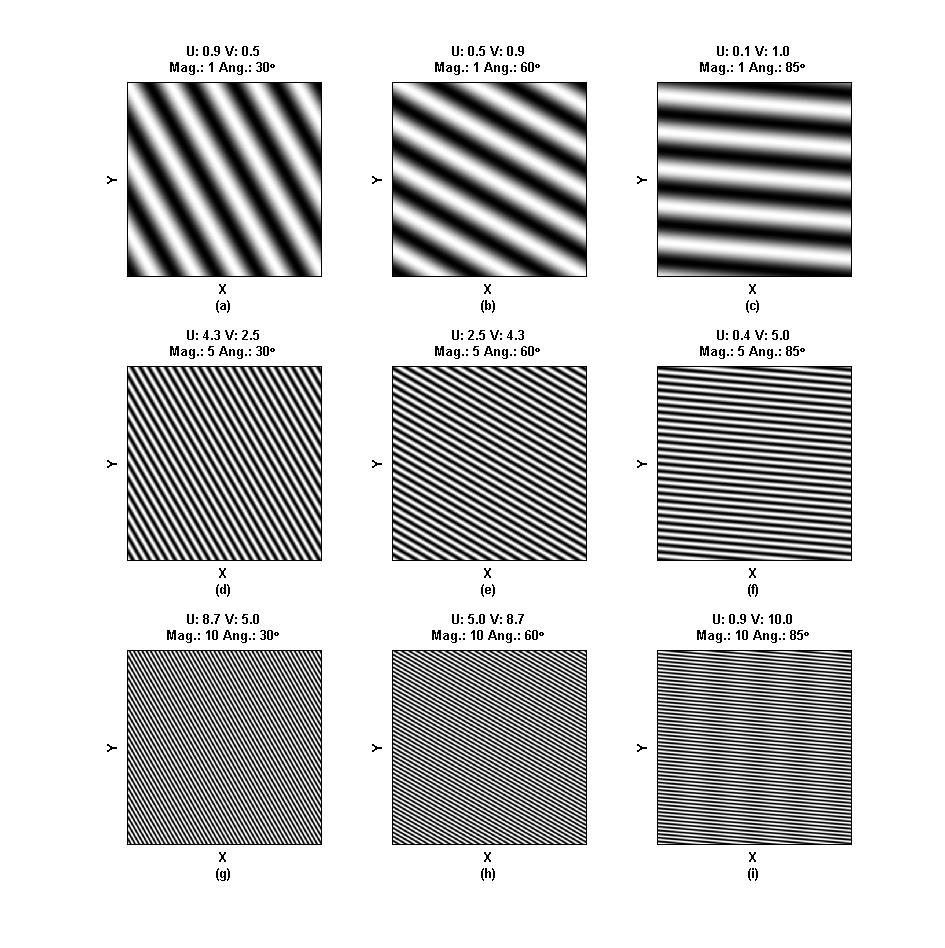
%> input picture Example_2D_Sinusoidal_Signals/Complex_functions.jpg, 945 x 948 px
$ octave --eval "result = ofdAndPeakDensityFor('../../Example_2D_Sinusoidal_Signals/Complex_functions.jpg');"   (GNU Octave 9; MATLAB toolbox functions it lacks are replaced by stand-ins)
%> lines starting %> are read from the running program, lines starting %| are printed output that depends on the picture; long printed decimals are rounded
### Fiber_Alignment_Assessment/2D_FFT_Matlab/Helpers/createFFT.m
function [ fouriers ] = createFFT( array_of_images )
%UNTITLED2 Summary of this function goes here
%   Detailed explanation goes here

    nElements = numel(array_of_images);
    fouriers = cell(1,nElements);


    % CREATE THE FFT AND PLOT IT!!
    for index = 1:nElements

        img   = array_of_images{index};
        F = fft2(img);

        fouriers{index} = abs(fftshift(F));
        fouriers{index} = mat2gray(fouriers{index})*255;

    end


end

### Fiber_Alignment_Assessment/2D_FFT_Matlab/Helpers/filterFourier.m
function [ fouriersFiltered ] = filterFourier( fouriers,filterRodSize )
%UNTITLED6 Summary of this function goes here
%   Detailed explanation goes here
    nFiles = numel(fouriers);
    se = strel('disk',filterRodSize);
    fouriersFiltered = cell(1,nFiles);

    parfor index = 1:nFiles
         img = imerode(fouriers{index},se);
         img = imdilate(img,se);
         img = imerode(img,se);
         img = imdilate(img,se);
%          img = imerode(img,se);
%          img = imdilate(img,se);
%
         %img = imerode(img,se);

         fouriersFiltered{index} = img;
    end

end

### Fiber_Alignment_Assessment/2D_FFT_Matlab/Helpers/rotateImages.m
function [ imagesRotated ] = rotateImages( array_of_images )
%ROTATEIMAGES Summary of this function goes here
%   Detailed explanation goes here

    nElements = numel(array_of_images);
    imagesRotated = cell(1,nElements);

    % CREATE THE FFT AND PLOT IT!!
    for index = 1:nElements

        img   = array_of_images{index};
        imagesRotated{index} = rot90(img,1);

    end

end

### Fiber_Alignment_Assessment/2D_FFT_Matlab/Helpers/addGradeLinesToImages.m
function [ imagesObtained, resultFromArrayWithSumOfPixelsAtEachDegree ] = addGradeLinesToImages( images,degreeSeparation )
%ADDGRADELINES Summary of this function goes here
%   Detailed explanation goes here

     nEle              = numel(images);
     imagesObtained = cell(1,nEle);
     resultFromArrayWithSumOfPixelsAtEachDegree = cell(1,nEle);

     for index = 1:nEle
        [newImg, arrayWithSumOfPixelsAtEachDegree] = addGradeLines( images{index}, degreeSeparation);
        imagesObtained{index} = newImg;
        resultFromArrayWithSumOfPixelsAtEachDegree{index} = arrayWithSumOfPixelsAtEachDegree;
     end

end

### Fiber_Alignment_Assessment/2D_FFT_Matlab/Helpers/FundamentalHelpers/addGradeLines.m
function [ newImg,arrRes ] = addGradeLines( img, grades )
%UNTITLED Summary of this function goes here
%   Detailed explanation goes here

    newImg = img;

    [height, width] = size(img);
    height = height-1;
    width  = width -1;
    middleWidth  = round(width/2);
    middleHeight = round(height/2);


     iArr = 0:grades:180;
     arrRes = zeros(1,numel(iArr));
     j=1;

     for i =  iArr

        tan = tand(i)*-1;%the negative tangent of the degree

        if tan == -Inf
            newImg(1:middleHeight,middleWidth:middleWidth+1) = 33;
            toSum = img(1:middleHeight,middleWidth);
% [4 lines of commented-out code are left out]
            arrRes(j) = sum(toSum)/numel(toSum);
        else
            %disp(i);

            if(i > 90)
                x = linspace(1,middleWidth,100000);%creating the x-axis
            else
                x = linspace(middleWidth,width,100000);%creating the x-axis
            end

            %y = m*x+b //Why the tan is negative?
            % b = y-m*x
            % y= middle Height... x = middleWidth... m = tan
            y = tan*x + (middleHeight-tan*middleWidth);

            % y is now a big array

            rx = round(x);
            ry = round(y);
           % rx = rx(1:200);
           % ry = ry(1:200);

           %take out "y" smaller than 0
            if(any( ry(:) <= 0 ) )
                ind = find(ry<1,1);%search the fist y smaller than 1

                if(ind < 2)
                    ind = find(ry>1,1);%CUt in the rigth direction for the first positive to further
                    rx= rx(ind:numel(rx));
                    ry= ry(ind:numel(ry));
                else
                    rx= rx(1:ind-1);%quit everything on the x out of the indexes greater than 1
                    ry= ry(1:ind-1);%quit everything on the y out of the indexes greater than 1
                end

            end

%             for j= 1:numel(ry)
%                 img(ry(j),rx(j)) = img(ry(j),rx(j)) * distanceBetweenCoordinates(ry(j),rx(j),middleHeight,middleWidth)/724;
%             end

            index = sub2ind(size(img),ry,rx);
            index = unique(index);
           % index = sortIndexes( index,middleWidth,middleHeight,size(img) );

            newImg(index)   = 255; %% set to white the ones who are in the angle
            %newImg(index+1) = 255;
            toSum = img(index);% lets sum from the original image instead of the new one

            %arrRes(j)   = sum(toSum);
            arrRes(j)   = sum(toSum)/numel(toSum);


        end
        j = j+1;
        %disp('end');
     end

    % [14 lines left out: function onlyCloseIndexes, not called in this run]
end

### Fiber_Alignment_Assessment/2D_FFT_Matlab/Helpers/getMeanStdAndMaxs.m
function [ meansAndSTDAndMaxAndMin ] = getMeanStdAndMaxs( arrayOfResultsForEach,degreeSeparation )
%GETMEANSTDANDMAXS Summary of this function goes here
%   Detailed explanation goes here
    figure
    nEle = numel(arrayOfResultsForEach);
    meansAndSTDAndMaxAndMin = cell(1,nEle);
    oriImgArr = cell(1,nEle);
    [m,n] = m_and_n_for_display( nEle );
    for index = 1:nEle
        resultsForCase  = arrayOfResultsForEach{index};

        %Swapt to go from 0 to 180
        %middle = floor(numel(resultsForCase)/2);
        %imgArr = horzcat(resultsForCase(middle+1:end),resultsForCase(1:middle));
        %END swap to go from 0 to 180

        % Little filter
        resultsSmooth = smooth(resultsForCase,9);
        oriImgArr{index} = resultsSmooth;

        % Statistical Analysis
        [maxValue,maxIndex]= max(resultsSmooth);
        meanImg = mean(resultsSmooth);
        stdImg  = std(resultsSmooth);
        minVal  = min(resultsSmooth);


         %%%%%%%%%%%%%%%%%%%
         %
         % MUCHO POSIBLE ANALIS WIHT FINDPEAK in 2015
         %
         %%%%%%%%%%%%%%%%%%

        % Ploting FIRST
        subplot(m,n,index)
        nEleResultsSmooth =numel(resultsSmooth);
        x = linspace(0,180,nEleResultsSmooth);
        plot(x,resultsSmooth)

        %END PLOTTING

        totalAreaBelowTheCurve = trapz(x,resultsSmooth);
        middle = ((maxValue - minVal)/2) + minVal;

        [separationInXAxis, areaBelowPeak,limits] = areaBelowAPeak(resultsSmooth, x , maxIndex, middle/maxValue, 0.01);

        if areaBelowPeak ==-1
            areaBelowPeak = totalAreaBelowTheCurve;
            separationInXAxis = 1;
            disp('HERE WAS A MISTAKE')
        end


        normalized_width      = separationInXAxis / nEleResultsSmooth;

% [5 lines of commented-out code are left out]

        normalized_Area       = areaBelowPeak /totalAreaBelowTheCurve;


        potencyDens =  normalized_Area/normalized_width;


        meansAndSTDAndMaxAndMin{index}= [meanImg,stdImg,maxValue,minVal,potencyDens];

        disp(['Area Below Peak: ',num2str(areaBelowPeak),' Total Area: ',num2str(totalAreaBelowTheCurve) ]);
        disp(['width Below Peak: ',num2str(separationInXAxis),' Total Width: ',num2str(nEleResultsSmooth) ]);
        disp(['Area Norm: ',num2str(normalized_Area),' Width Norm: ',num2str(normalized_width) ]);
        disp(['Min: ',num2str(minVal),' Max: ',num2str(maxValue)]);
        disp(['Peak Dens:', num2str(potencyDens )]);
        disp('----------------------------')


        %if meanImg+2*stdImg < maxValue
            letter_of_plot = ['             (',char('a' + index-1) ,')'];
            l1 = strcat('Max Ori. ', num2str(maxIndex*degreeSeparation),'\circ');
            l2 = strcat('Pot: ',num2str(normalized_Area),'. Dens:',num2str(potencyDens));
            l3 = strcat('Left: ',num2str(limits(1)),'. Rigth:',num2str(limits(2)));
            old_title = strvcat(l1,l2,l3);
            l1 = ['Orientation: {\bf{', num2str(maxIndex*degreeSeparation),'}}\circ'];
            l2 = ['Peak Density: \bf{',num2str(potencyDens),'}'];
            new_title = strvcat(letter_of_plot,l1,l2);
            title(new_title,'FontSize', 17);
            xlabel('Angle','fontweight','bold','FontSize', 15)
            ylabel('OFD','fontweight','bold','FontSize', 16)
            % [4 lines of commented-out code are left out]

         hold on
%         plot(linspace(0,180,nEleResultsSmooth),ones(1,nEleResultsSmooth)*meanImg,'g')
         plot(linspace(0,180,nEleResultsSmooth),ones(1,nEleResultsSmooth)*middle,'b')
%         plot(linspace(90,90,nEleResultsSmooth),linspace(meanImg-stdImg/2,meanImg+stdImg/2,numel(resultsSmooth)),'r')
         hold off

    end

end

### Fiber_Alignment_Assessment/2D_FFT_Matlab/Helpers/FundamentalHelpers/areaBelowAPeak.m
function [ sp, area,limits ] = areaBelowAPeak( xArr,lineSpace, maxIndex, proportion, tolerance)
%UNTITLED2 Summary of this function goes here
%   Detailed explanation goes here


    %%%%%%%%%
    %
    % CONCATENAALOOOOSSS y asi si puedes medir un poco mas
    %
    %%%%%
    leftArr  = xArr(1:maxIndex);
    rigthArr = xArr(maxIndex:end);

    toFind   = xArr(maxIndex)* proportion;

    %rigthLimitA = find(abs(rigthArr-toFind)<tolerance,1);
    %leftLimitA = find(abs(leftArr-toFind)<tolerance,1,'last');
    rigthLimitA = find((rigthArr<toFind),1);
    leftLimitA = find((leftArr<toFind),1,'last');

    noEnoughRigth = 0;
    noEnoughleft = 0;

    if(numel(rigthLimitA)< 1 )
        rigthLimitA(1) = numel(rigthArr)-1;
        noEnoughRigth=1;
    end

    if(numel(leftLimitA)<1)
       leftLimitA(1) = 1;
       noEnoughleft = 1;
    end

    rigthLimitIndex = rigthLimitA(1) + maxIndex-1;
    leftLimitIndex  = leftLimitA(1);

    if rigthLimitIndex == leftLimitIndex

        if  leftLimitIndex ~= 0
            leftLimitIndex= leftLimitIndex-1;
        else
            rigthLimitIndex = leftLimitIndex+1;
        end

    end

    limits(1) = leftLimitIndex;
    limits(2) = rigthLimitIndex;

    sp = abs(rigthLimitIndex-leftLimitIndex);

    area = trapz(lineSpace(leftLimitIndex:rigthLimitIndex),xArr(leftLimitIndex:rigthLimitIndex));


    % look to the other side when not found

    if(noEnoughRigth >0)

        newLeftIndexArr = find(abs(leftArr-toFind)<tolerance,1);

        if(numel(newLeftIndexArr))
            newLeftIndex = newLeftIndexArr(1);
            limits(1) = newLeftIndex;

            if newLeftIndex <= 1
                %If it is realy in the left side...Everything must remain
                %the same

            else
                nA = trapz(lineSpace(1:newLeftIndex),xArr(1:newLeftIndex));
                sp = sp + newLeftIndex;
                area = area + nA;
            end

        else
            area =-1;
            disp('ERRROOOORRR riogth');
        end

    end

    if(noEnoughleft >0)

        newRigthIndexArr = find(abs(rigthArr-toFind)<tolerance,1,'last');

        if(numel(newRigthIndexArr))
            newRigthIndex = newRigthIndexArr(1);
            limits(2) = newRigthIndex;
            if abs(newRigthIndex-numel(xArr))<=1
                %If it is realy in the rigth side...Everything must remain
                %the same

            else
                nA = trapz(lineSpace(newRigthIndex:end),xArr(newRigthIndex:end));
                sp = sp + numel(rigthArr)-newRigthIndex;
                area = area + nA;

            end


        else
            area =-1;
            disp('ERRROOOORRR left');
        end

    end

    step      = 180/numel(xArr);
    limits(1) = limits(1)*step;
    limits(2) = limits(2)*step;

    %sp = sp/numel(xArr);%width normalized DESCOMENT SI TODO DEJA DE
    %FUNCIONAR


end

### Fiber_Alignment_Assessment/2D_FFT_Matlab/Helpers/m_and_n_for_display.m
function [ m, n ] = m_and_n_for_display( nEle )
%M_AND_N_FOR_DISPLAY Summary of this function goes here
%   Detailed explanation goes here


    switch nEle
        case 1
            m=1;
            n=1;
        case 9
            m=3;
            n=3;
        case 4
            m=2;
            n=2;
        case 6
            m=3;
            n=2;
        otherwise
            m=ceil(nEle/2);
            n=2;
    end


end

### Fiber_Alignment_Assessment/MachineLearning/ofdAndPeakDensityFor.m
function [ potencyDens ] = ofdAndPeakDensityFor( image_url )
%OFDANDPEAKDENSITYFOR Summary of this function goes here
%   Detailed explanation goes here

 image = imread(char(image_url));
%> image is the input picture: size 948x945x3 uint8; min 0, max 255, mean 202.9

 [a,b,c]=size(image);
%> a = 948; b = 945; c = 3

 if c == 3
    image = rgb2gray(image);
%> image: size 948x945 uint8
 end

 images = {image};
%> images = 1 item
 fouriers = createFFT(images);
%> fouriers = 1 item
 filterRodSize =3;
 fouriersFiltered =filterFourier( fouriers,filterRodSize );
%> in filterFourier, `nFiles = numel(fouriers);`: nFiles = 1
%> in filterFourier, `fouriersFiltered = cell(1,nFiles);`: fouriersFiltered = {[]}
%> the loop in filterFourier, `parfor index = 1:nFiles` made 1 pass
%> pass 1, in filterFourier, `img = imerode(fouriers{index},se);`:
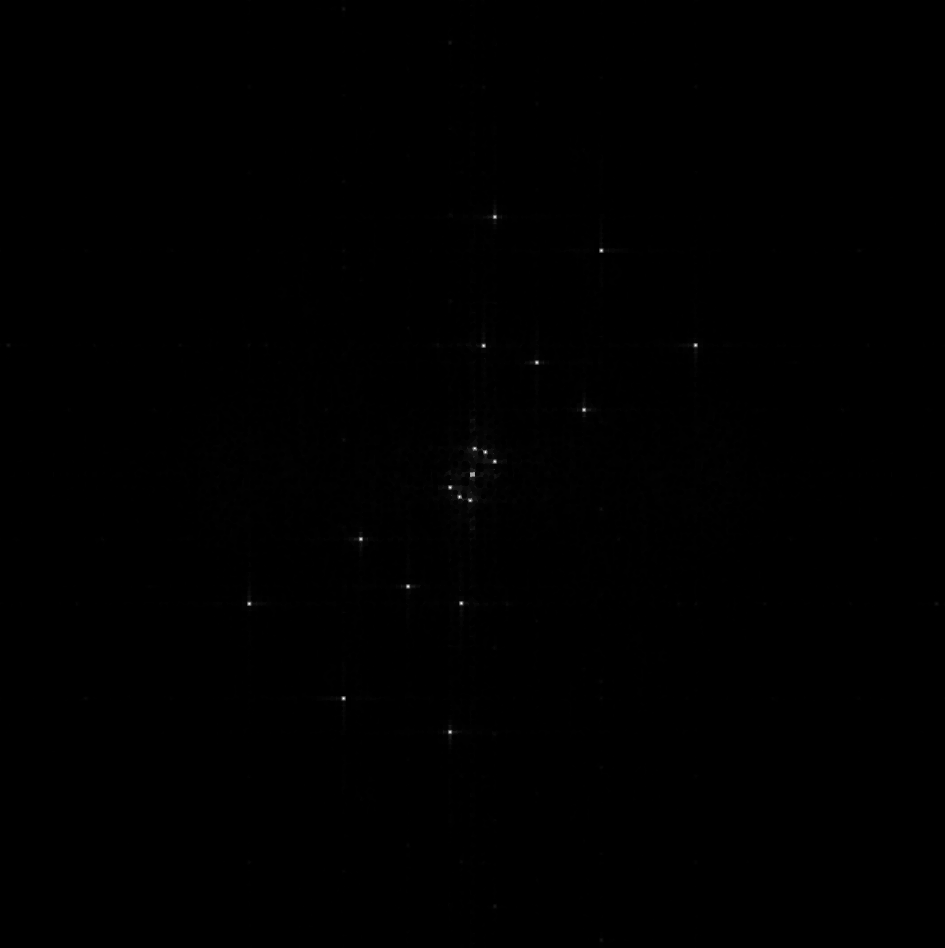
%> img: size 948x945 double; min 0, max 2.13, mean 0.0046; drawn with min black and max white
%> after the loop in filterFourier, `parfor index = 1:nFiles`: fouriersFiltered = 1 item
%> fouriersFiltered = 1 item

 rotatedFouriersFiltered = rotateImages( fouriersFiltered );
%> in rotateImages, `imagesRotated = cell(1,nElements);`: imagesRotated = {[]}
%> the loop in rotateImages, `for index = 1:nElements` made 1 pass
%> after the loop in rotateImages, `for index = 1:nElements`: imagesRotated = 1 item
%> rotatedFouriersFiltered = 1 item
 degreesSeparationForEachLine = 2;
 [imagesWithDegreesLines,arrayOfArrayWithResultsForEach] = addGradeLinesToImages(rotatedFouriersFiltered,degreesSeparationForEachLine);
%> in addGradeLinesToImages, `nEle              = numel(images);`: nEle = 1
%> in addGradeLinesToImages, `imagesObtained = cell(1,nEle);`: imagesObtained = {[]}
%> the loop in addGradeLinesToImages, `for index = 1:nEle` made 1 pass
%> (height in addGradeLines, width in addGradeLines, middleWidth in addGradeLines, middleHeight in addGradeLines) on pass 1: (944, 947, 474, 472)
%> pass 1, in addGradeLinesToImages, `[newImg, arrayWithSumOfPixelsAtEachDegree] = addGradeLines( images{ind..`:
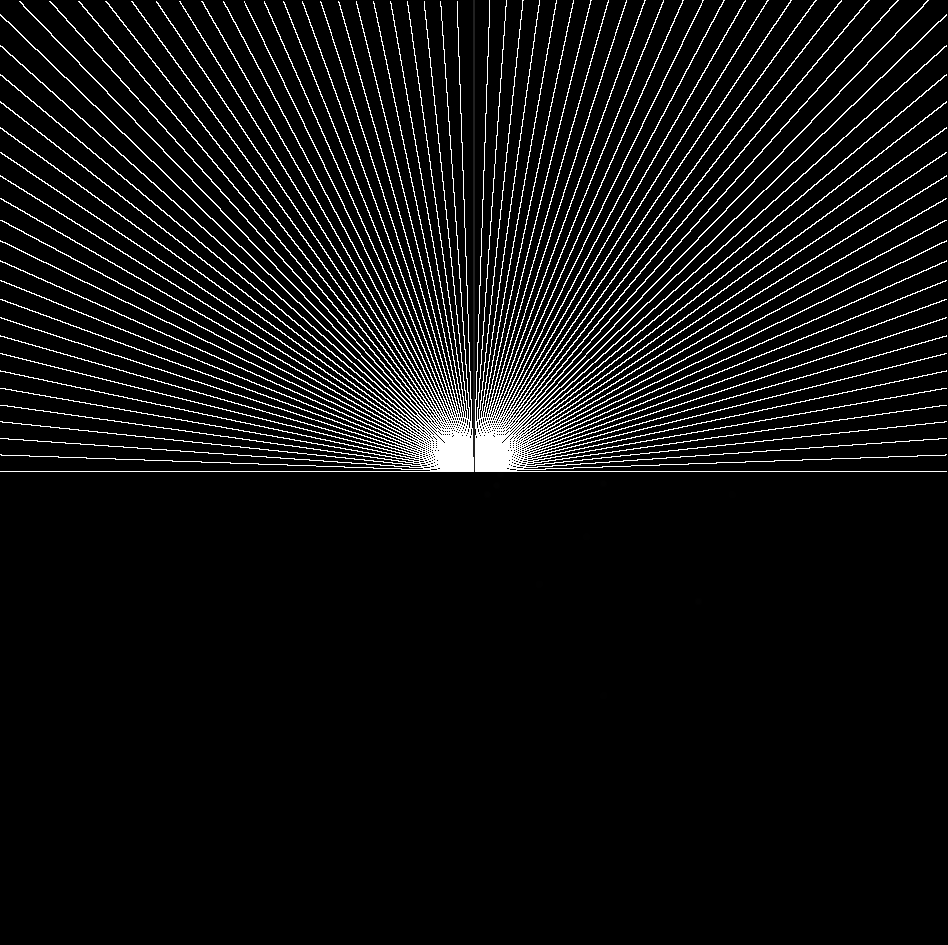
%> newImg: size 945x948 double; min 0, max 255, mean 16.8
%> after the loop in addGradeLinesToImages, `for index = 1:nEle`: imagesObtained = 1 item
%> imagesWithDegreesLines = 1 item; arrayOfArrayWithResultsForEach = 1 item
 potencyDens = getMeanStdAndMaxs( arrayOfArrayWithResultsForEach,degreesSeparationForEachLine );
%> in getMeanStdAndMaxs, `meansAndSTDAndMaxAndMin = cell(1,nEle);`: meansAndSTDAndMaxAndMin = {[]}
%> in getMeanStdAndMaxs, `[m,n] = m_and_n_for_display( nEle );`: m = 1
%> the loop in getMeanStdAndMaxs, `for index = 1:nEle` made 1 pass
%> (maxValue, maxIndex, meanImg, stdImg, minVal, nEleResultsSmooth, totalAreaBelowTheCurve, middle) on pass 1: (0.0877, 90, 0.0373, 0.0147, 0.0207, 91, 6.63, 0.0542)
%| Area Below Peak: 0.7921 Total Area: 6.6347
%| width Below Peak: 7 Total Width: 91
%| Area Norm: 0.1194 Width Norm: 0.07692
%| Min: 0.02071 Max: 0.08766
%| Peak Dens:1.5521
%| ----------------------------
%> after the loop in getMeanStdAndMaxs, `for index = 1:nEle`: meansAndSTDAndMaxAndMin = {[0.0373 0.0147 0.0877 0.0207 1.55]}; oriImgArr = 1 item
%> potencyDens = {[0.0373 0.0147 0.0877 0.0207 1.55]}
%> `result = ofdAndPeakDensityFor('../../Example_2D_Sinusoidal_Signals/Com..`:
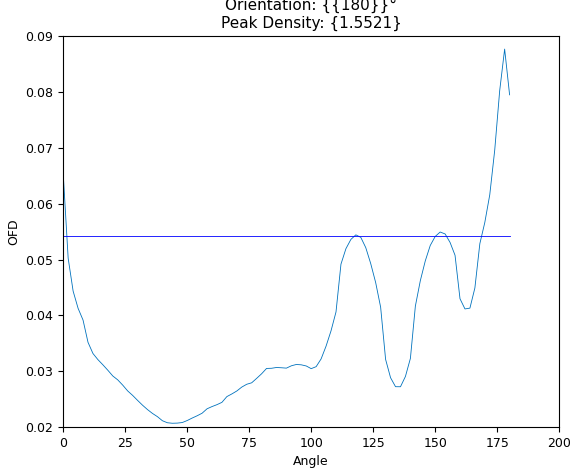
%> figure redrawn from the program's plot data; curve peaks at x = 178, y = 0.0877

end
